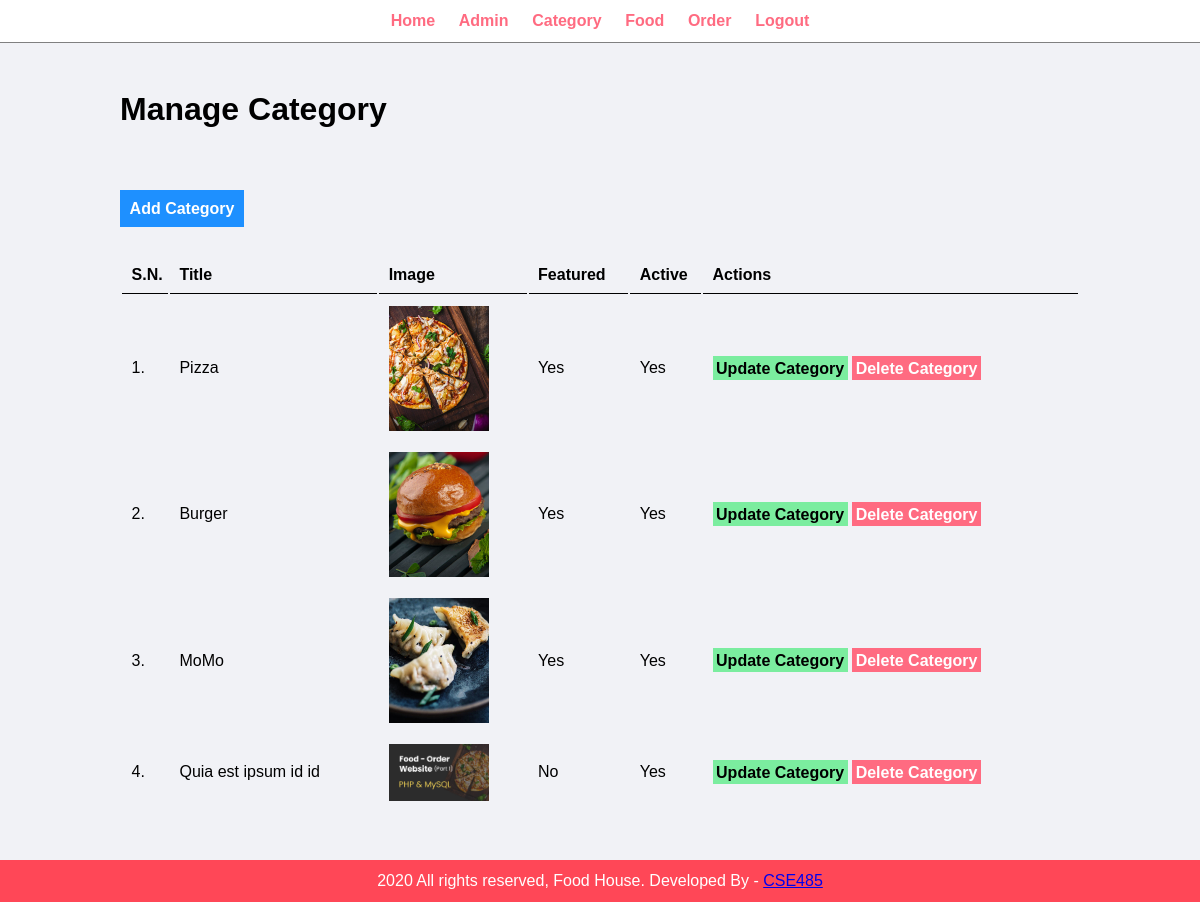
The page /admin/manage-category.php (signed in) on the database its author committed.
### tables this page shows
CREATE TABLE `tbl_category` (
  `id` int(10) UNSIGNED NOT NULL,
  `title` varchar(100) NOT NULL,
  `image_name` varchar(255) NOT NULL,
  `featured` varchar(10) NOT NULL,
  `active` varchar(10) NOT NULL
);

### admin/manage-category.php (the view, shortened to what this page needs)
<?php include('partials/menu.php'); ?>
<div class="main-content">
    <div class="wrapper">
        <h1>Manage Category</h1>
        <br /><br />
        <br><br>
                <a href="<?php echo SITEURL; ?>admin/add-category.php" class="btn-primary">Add Category</a>
                <br /><br /><br />
                <table class="tbl-full">
                    <tr>
                        <th>S.N.</th>
                        <th>Title</th>
                        <th>Image</th>
                        <th>Featured</th>
                        <th>Active</th>
                        <th>Actions</th>
                    </tr>
                    <?php
                        $sql = "SELECT * FROM tbl_category";
                        $res = mysqli_query($conn, $sql);
                        $count = mysqli_num_rows($res);
                        $sn=1;
                        if($count>0)
                        {
                            while($row=mysqli_fetch_assoc($res))
                            {
                                $id = $row['id'];
                                $title = $row['title'];
                                $image_name = $row['image_name'];
                                $featured = $row['featured'];
                                $active = $row['active'];
                                ?>
                                    <tr>
                                        <td><?php echo $sn++; ?>. </td>
                                        <td><?php echo $title; ?></td>
                                        <td>
                                            <?php
                                                if($image_name!="")
                                                {
                                                    ?>
                                                    <img src="<?php echo SITEURL; ?>images/category/<?php echo $image_name; ?>" width="100px" >
                                                    <?php
                                                }
                                                else
                                                {
                                                    echo "<div class='error'>Image not Added.</div>";
                                                }
                                            ?>
                                        </td>
                                        <td><?php echo $featured; ?></td>
                                        <td><?php echo $active; ?></td>
                                        <td>
                                            <a href="<?php echo SITEURL; ?>admin/update-category.php?id=<?php echo $id; ?>" class="btn-secondary">Update Category</a>
                                            <a href="<?php echo SITEURL; ?>admin/delete-category.php?id=<?php echo $id; ?>&image_name=<?php echo $image_name; ?>" class="btn-danger">Delete Category</a>
                                        </td>
                                    </tr>
                                <?php
                            }
                        }
                        else
                        {
                            ?>
                            <tr>
                                <td colspan="6"><div class="error">No Category Added.</div></td>
                            </tr>
                            <?php
                        }
                    ?>
                </table>
    </div>
</div>
<?php include('partials/footer.php'); ?>

### css/admin.css (style rules this page uses)
* { margin: 0; padding: 0; font-family: Arial, Helvetica, sans-serif; }
.wrapper { padding: 1%; width: 80%; margin: 0 auto; }
.tbl-full { width: 100%; }
table tr th { border-bottom: 1px solid black; padding: 1%; text-align: left; }
table tr td { padding: 1%; }
.btn-primary { background-color: #1e90ff; padding: 1%; color: white; text-decoration: none; font-weight: bold; }
.btn-secondary { background-color: #7bed9f; padding: 1%; color: black; text-decoration: none; font-weight: bold; }
.btn-danger { background-color: #ff6b81; padding: 1%; color: white; text-decoration: none; font-weight: bold; }
.main-content { background-color: #f1f2f6; padding: 3% 0; }

### rows shown on the page
tbl_category: title "Pizza", image_name (picture), featured "Yes", active "Yes"
tbl_category: title "Burger", image_name (picture), featured "Yes", active "Yes"
tbl_category: title "MoMo", image_name (picture), featured "Yes", active "Yes"
tbl_category: title "Quia est ipsum id id", image_name (picture), featured "No", active "Yes"
